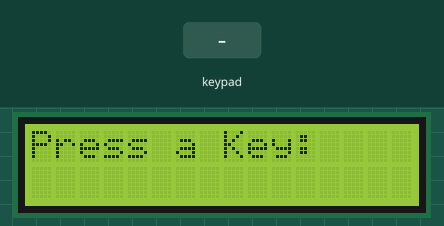
This sketch was run on a simulated Arduino Uno, built with avr-gcc and run on an emulated ATmega328P. Parts: 16×2 character LCD. The inputs (shaded band) are chosen by the test bench.

Above: at 1.2 s.
1.3 s: keypad keys 1 2 # pressed 0.4 s apart
At 2.6 s:
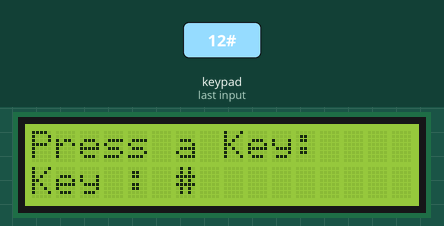
4.0 s: key 'A' pressed
At 5.2 s:
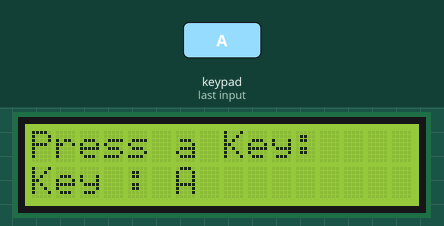
5.5 s: key 'B' pressed
At 6.6 s:
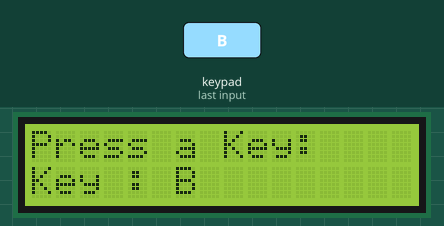
7.0 s: keypad keys 1 2 * pressed 0.4 s apart
At 8.1 s:
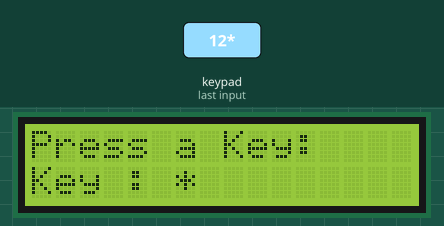
9.7 s: key 'C' pressed
At 10.7 s:
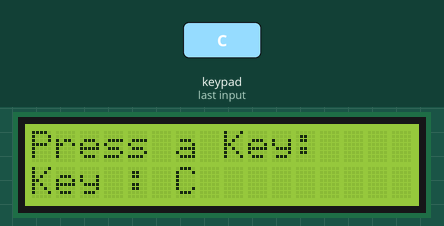
11.2 s: keypad keys 1 2 D pressed 0.4 s apart
At 11.4 s:
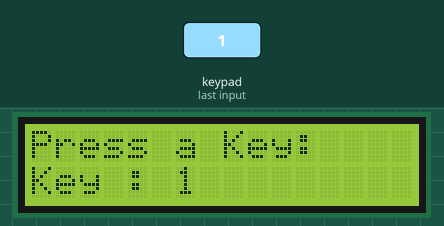
Timing chart, 0 to 14.2 s (numbered marks = the images above; inputs shaded):
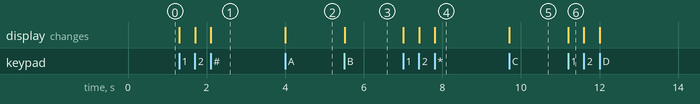

Measured:
- after the input at 1.3 s, the display: first changes at once (image 1 shows a later state)
- after the input at 4.0 s, the display: changes at once (image 2)
- after the input at 5.5 s, the display: changes at once (image 3)
- after the input at 7.0 s, the display: first changes at once (image 4 shows a later state)
- after the input at 9.7 s, the display: changes at once (image 5)
- after the input at 11.2 s, the display: changes at once (image 6)

The sketch:

project_code.ino
```cpp
#include<LiquidCrystal.h>
#include<Keypad.h>

// LCD Configuration

LiquidCrystal lcd(12, 11, 5, 4, 3, 2);

// Keypad Configuration

const byte ROWS = 4;
const byte COLS = 4;

char keys[ROWS][COLS] = {
  {'1','2','3','A'},
  {'4','5','6','B'},
  {'7','8','9','C'},
  {'*','0','#','D'}
};

byte rowPins[ROWS] = {A0,A1,A2,A3};
byte colPins[COLS] = {A4,A5,6,7};

Keypad keypad = Keypad(makeKeymap(keys) , rowPins, colPins, ROWS, COLS);

void setup(){

  lcd.begin(16, 2);
  lcd.print("Press a Key:");
}

void loop(){

  char key = keypad.getKey();
  if(key)
  {
    lcd.setCursor(0, 1);
    lcd.print("Key : ");
    lcd.print(key);
  }
}
```
